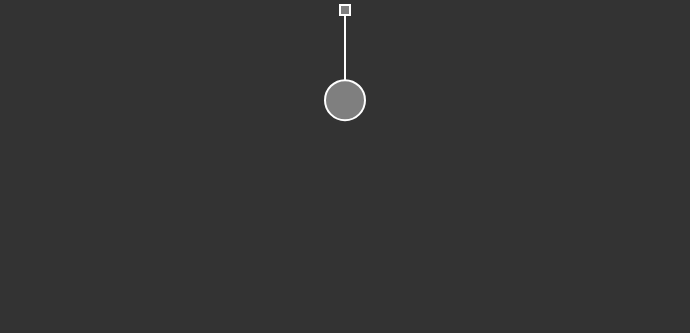
Frame 1 (no input)
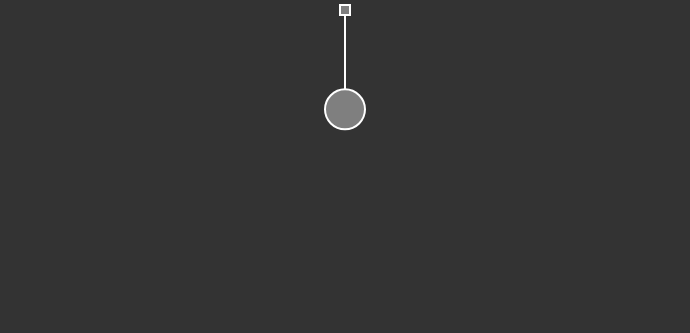
Frame 60 (no input)
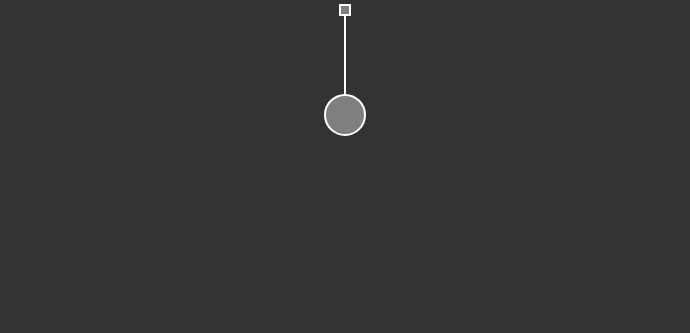
Frame 120 (the mouse pressed at the canvas centre since frame 60)

The p5.js sketch that drew these frames (run headless with seeded random() and noise() and a simulated clock; from frame 60 on, the mouse is pressed at the canvas centre):

// p5.js sketch
// ── sketch.js
let ball;
let spring;


function setup(){
  createCanvas(690, 333);
  setFrameRate(60);

  spring = new Spring(width / 2, 10, 100);
  ball = new Ball(width / 2, 100);
}

function draw(){
  background(51);

  let gravity = createVector(0, 1);
  ball.applyForce(gravity);

  spring.connect(ball);
  spring.constrainLength(ball, 60, 200);

  ball.update();

  spring.displayLine(ball);
  ball.display();
  spring.display();

}


function mousePressed(){
  ball.handleClick(mouseX, mouseY);
}

function mouseDragged(){
  ball.handleDrag(mouseX, mouseY);
}

function mouseReleased(){
  ball.stopDragging();
}

// ── ball.js
class Ball {

  constructor(x, y){
    this.position = createVector(x, y);
    this.velocity = createVector();
    this.acceleration = createVector();

    this.mass = 20;
    this.damping = 0.98;

    this.dragOffset = createVector();
    this.isDragging = false;
  }

  update(){
    this.velocity.add(this.acceleration);
    this.velocity.mult(this.damping);
    this.position.add(this.velocity);
    this.acceleration.mult(0);
  }

  applyForce(oldForce){
    let force = oldForce.copy();
    force.div(this.mass);
    this.acceleration.add(force);
  }

  display(){
    stroke(255);
    strokeWeight(2);
    fill(127);

    if(this.isDragging){
      fill(200);
    }
    ellipse(this.position.x, this.position.y, this.mass * 2);
  }

  handleClick(mouseX, mouseY){
    let dis = dist(mouseX, mouseY, this.position.x, this.position.y);
    if(dis < this.mass){
      this.isDragging = true;
      this.dragOffset.x = this.position.x - mouseX;
      this.dragOffset.y = this.position.y - mouseY;
    }
  }

  stopDragging(){
    this.isDragging = false;
  }

  handleDrag(mouseX, mouseY){
    if(this.isDragging){
      this.position.x = mouseX + this.dragOffset.x;
      this.position.y = mouseY + this.dragOffset.y;
    }
  }
}

// ── spring.js
class Spring {

  constructor(x, y, len){
    this.anchor = createVector(x, y);
    this.restLength = len;
    this.k = 0.3;
  }


  connect(ball){
    let force = p5.Vector.sub(ball.position, this.anchor);
    let dist = force.mag();
    let stretch = dist - this.restLength;

    // Hooke's law
    // F = k*stretch
    force.normalize();
    force.mult(-1 * this.k * stretch);
    ball.applyForce(force);

  }

  // Constrain the distance between ball, anchor, min and max.
  constrainLength(ball, minLength, maxLength) {
    let direction = p5.Vector.sub(ball.position, this.anchor);
    let d = direction.mag();

    if(d < minLength){ // Too short
      direction.normalize();
      direction.mult(minLength);

      ball.position = p5.Vector.add(this.anchor, direction);
      ball.velocity.mult(0);
    }
    else if(d > maxLength){ // Too long
      direction.normalize();
      direction.mult(maxLength);

      ball.position = p5.Vector.add(this.anchor, direction);
      ball.velocity.mult(0);
    }
  }

  display(){
    stroke(255);
    fill(127);
    strokeWeight(2);
    rectMode(CENTER);
    rect(this.anchor.x, this.anchor.y, 10, 10);
  }

  displayLine(ball){
    strokeWeight(2);
    stroke(255);
    line(ball.position.x, ball.position.y, this.anchor.x, this.anchor.y);
  }
}
